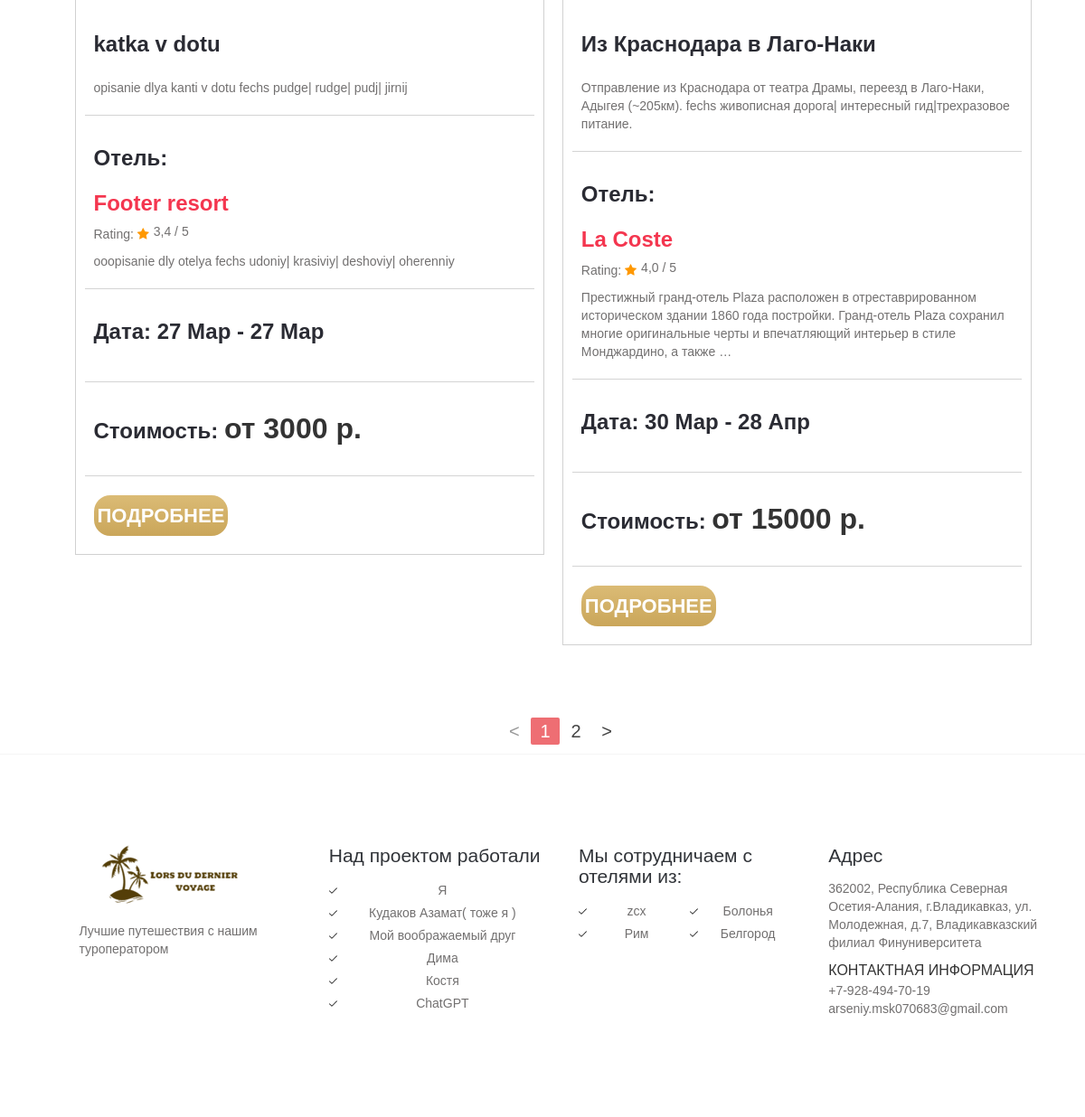
Page /tours/ (lower part) on the earlier database version.
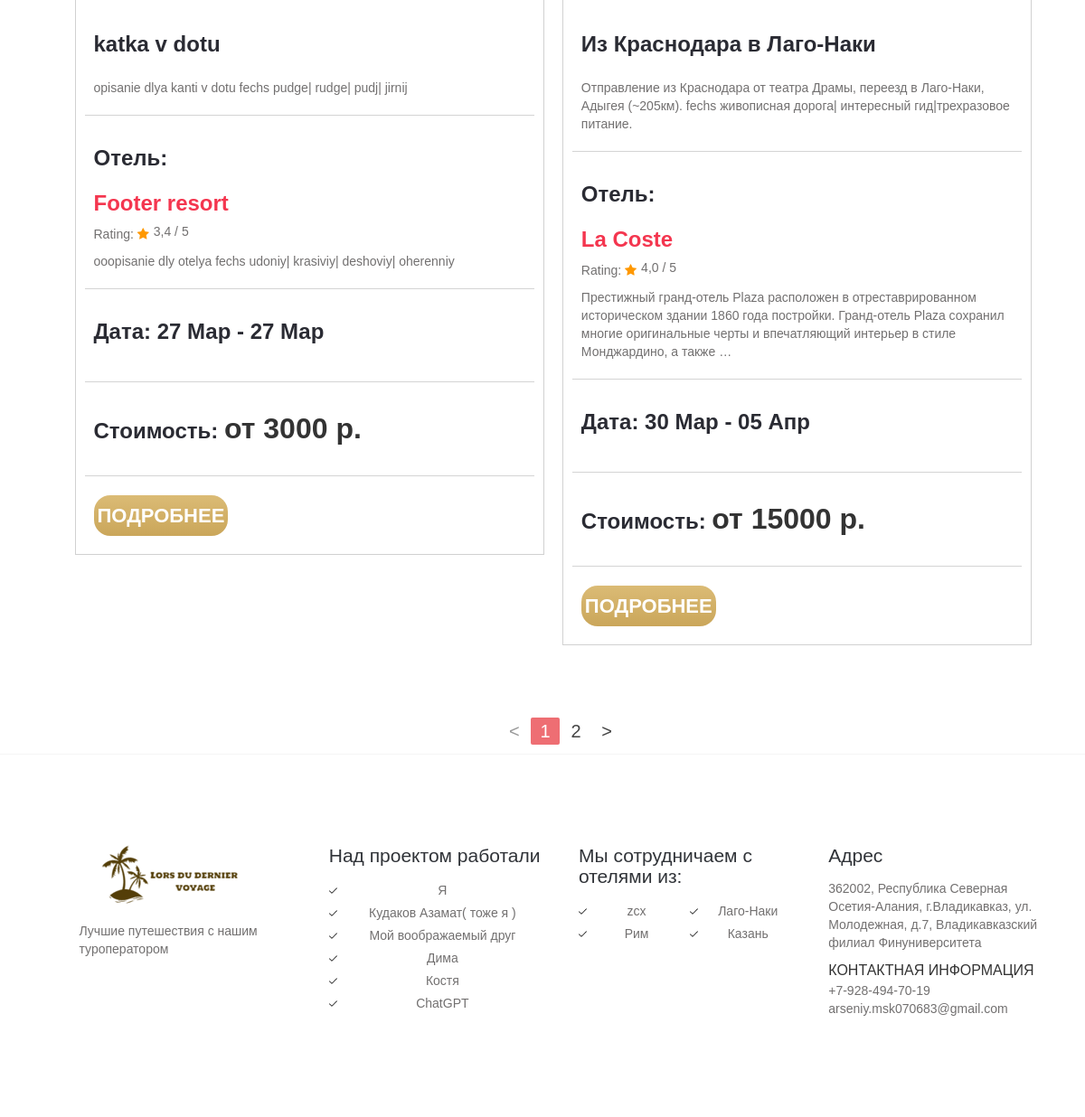
Same page on the later database version.
### tours/models.py (models this page shows, shortened)
class Tours(models.Model):
    name = models.CharField(max_length=255, verbose_name='Название')
    slug = models.SlugField(max_length=255, verbose_name='slug')
    description = models.TextField(verbose_name='Описание')
    city = models.CharField(max_length=255, verbose_name='Город/место')
    duration_days = models.IntegerField(verbose_name='длительность (дней)')
    max_adults = models.IntegerField(validators=[min_valid], verbose_name='максимум взрослых')
    max_kids = models.IntegerField(validators=[min_valid], verbose_name='масксимум детей')
    base_price = models.IntegerField(validators=[min_valid], verbose_name='Базовая стоимость')
    need_inter_pass = models.BooleanField(verbose_name='Нужен загранпаспорт')
    transit_in = models.OneToOneField(Transit, on_delete=models.PROTECT, related_name='transit_in_relate', verbose_name='Транспорт туда')
    transit_back = models.OneToOneField(Transit, on_delete=models.PROTECT, related_name='transit_back_relate', verbose_name='Транспорт обратно')
    main_image = models.ImageField(upload_to=tour_main_photo_location, verbose_name='Изображение', blank=True)
    hotel = models.ForeignKey(to=Hotels, on_delete=models.PROTECT, verbose_name='Отель')
    def get_absolute_url(self):
        return reverse('tour_details', kwargs={'tour_slug': self.slug})
    class Meta:
        ordering = ['name']
        verbose_name = 'Тур'
        verbose_name_plural = 'Туры'

class Hotels(models.Model):
    name = models.CharField(max_length=255, verbose_name='Название')
    slug = models.SlugField(max_length=255, verbose_name='slug')
    description = models.TextField(verbose_name='Описание')
    contact_info = models.CharField(max_length=100, verbose_name='Контактная информация')
    city = models.CharField(max_length=50, verbose_name='Город')
    rating = models.FloatField(validators=[min_valid], verbose_name='Рейтинг')
    food = models.CharField(max_length=50, verbose_name='Питание')
    main_image = models.ImageField(upload_to=hotel_main_photo_location, verbose_name='Изображение', blank=True)
    def get_absolute_url(self):
        return reverse('hotel_details', kwargs={'hotel_slug': self.slug})
    class Meta:
        ordering = ['name']
        verbose_name = 'Отель'
        verbose_name_plural = 'Отели'

class Transit(models.Model):
    transit_id = models.CharField(max_length=255, verbose_name='Идентификатор транспорта')
    start_place = models.CharField(max_length=255, verbose_name='Начальная точка')
    end_place = models.CharField(max_length=255, verbose_name='Конечная точка')
    start_datetime = models.DateTimeField(verbose_name='Начальное время')
    end_datetime = models.DateTimeField(verbose_name='Конечное время')
    class Meta:
        verbose_name = 'Транспорт'
        verbose_name_plural = 'Транспорт'

### tours/views.py (the view, shortened to what this page needs)
# urls.py: path('tours/', ToursView.as_view(), name='tours'),
class ToursView(DataMixin, ListView):
    paginate_by = 2
    model = Tours
    template_name = 'tours/tours.html'
    context_object_name = 'tours'
    def get_queryset(self):
        return Tours.objects.all().select_related('hotel').select_related('transit_in').select_related('transit_back')
    def get_context_data(self, *, object_list=None, **kwargs):
        context = super(ToursView, self).get_context_data(**kwargs)
        dop_context = {
            'title': 'Доступные туры'
        }
        c_def = self.get_user_context(**dop_context)
        context = dict(list(context.items()) + list(c_def.items()))
        return context

### tours/mixin.py (called while the page is built)
    def get_user_context(self, **kwargs):
        context = kwargs
        cities = Hotels.objects.all()[:6]
        context['cities'] = cities
        return context

### templates/tours/tours.html (shortened to what this page needs)
{% extends 'tours/base.html' %}
{% block content %}
		<div class="inn-body-section pad-bot-70">
			<div class="container">
				<div class="row">
                    {% for tour in tours %}
                        <div class="room room-1">
                            <div class="r2 r-com r-com-1">
                                <h3>{{ tour.name }}</h3>
                                <div class="r1-ratt"><p>{{ tour.description|truncatewords:25 }}</p></div>
                            </div>
                            <div class="r2 r-com r-com-1">
                                <h3>Отель:</h3>
                                <a href="{{ tour.hotel.get_absolute_url }}"><h4>{{ tour.hotel.name }}</h4></a>
                                <div class="r2-ratt"><p>Rating: <i class="fa fa-star"></i> <span>{{ tour.hotel.rating }} / 5 </span></p> </div>
                                <p>{{ tour.hotel.description|truncatewords:25 }}</p>
                            </div>
                            <div class="r3 r-com r-com-1">
                                <h3>Дата: {{ tour.transit_in.start_datetime|date:"d M" }} - {{ tour.transit_back.end_datetime|date:"d M" }}</h3>
                            </div>
                            <div class="r4 r-com r-com-1">
                                <h3>Стоимость: <span class="room-price-1">от {{ tour.base_price }} р.</span> </h3>
                            </div>
                            <div class="r5 r-com r-com-1 r5-1">
                                <a href="{{ tour.get_absolute_url }}" class="inn-room-book">Подробнее</a> </div>
                            </div>
                    {% endfor %}
				</div>
			</div>
        </div>
        <div>
            {% if page_obj.has_other_pages %}
                <ul class="pagination" style="text-align: center;">
                    {% if page_obj.has_previous %}
                        <li class="waves-effect"><a href="?page={{ page_obj.previous_page_number }}"><</a></li>
                    {% else %}
                        <li class="disabled"><a><</a></li>
                    {% endif %}
                    {% for p in paginator.page_range %}
                        {% if page_obj.number == p %}
                            <li class="active"><a>{{ p }}</a></li>
                        {% elif p >= page_obj.number|add:-2 and p <= page_obj.number|add:2 %}
                            <li class="waves-effect"><a href="?page={{ p }}">{{ p }}</a></li>
                        {% endif %}
                    {% endfor %}
                    {% if page_obj.has_next %}
                        <li class="waves-effect"><a href="?page={{ page_obj.next_page_number }}">></a></li>
                    {% else %}
                        <li class="disabled"><a>></a></li>
                    {% endif %}
                </ul>
            {% endif %}
        </div>
{% endblock %}

### templates/tours/base.html (shortened to what this page needs)
{% load static %}
<!DOCTYPE html>
<html lang="en">
<head>
	<link rel="stylesheet" href="{% static 'css/font-awesome.min.css' %}">
	<link href="{% static 'css/materialize.css' %}" rel="stylesheet">
	<link href="{% static 'css/style.css' %}" rel="stylesheet">
	<link href="{% static 'css/bootstrap.css' %}" rel="stylesheet" type="text/css" />
</head>
<body>
	<section class="{{ section_type }}">
        {% block content %}
        {% endblock content %}
	</section>
	<footer class="site-footer clearfix">
	<div class="sidebar-container">
		<div class="sidebar-inner">
			<div class="widget-area clearfix">
				<div class="widget widget_azh_widget">
					<div>
						<div class="container">
							<div class="row">
								<div class="col-sm-12 col-md-3 foot-logo"> <img src="{% static 'images/logo1.png' %}" alt="logo">
									<p class="hasimg">Лучшие путешествия с нашим туроператором</p>
								</div>
								<div class="col-sm-12 col-md-3">
									<h4>Над проектом работали</h4>
									<ul class="one-column">
										<li>Я</li>
										<li>Кудаков Азамат( тоже я )</li>
										<li>Мой воображаемый друг</li>
										<li>Дима</li>
										<li>Костя</li>
                                        <li>ChatGPT</li>
									</ul>
								</div>
								<div class="col-sm-12 col-md-3">
									<h4>Мы сотрудничаем с отелями из:</h4>
									<ul class="two-columns">
										{% for tour in cities %}
											<li><a href="{{ tour.get_absolute_url }}">{{ tour.city }}</a>
											</li>
										{% endfor %}
									</ul>
								</div>
								<div class="col-sm-12 col-md-3">
									<h4>Адрес</h4>
									<p>362002, Республика Северная Осетия-Алания, г.Владикавказ, ул. Молодежная, д.7, Владикавказский филиал Финуниверситета</p>
									<p> <span class="foot-phone">Контактная информация</span> <span>+7-928-494-70-19</span>
									<span>arseniy.msk070683@gmail.com</span> </p>
								</div>
							</div>
						</div>
					</div>
				</div>
			</div>
		</div>
	</div>
</footer>
</body>
</html>

### templates/tours/tours.html (style rules this page uses)
.inn-room-book { margin-top: 7%; text-align: center; padding: 7px 4px; color: #fff; text-transform: uppercase; font-weight: 600; font-family: 'Quicksand', sans-serif; border-radius: 18px; width: 100%; font-size: 22px; display: table-caption; background: #d0ae64; background: -webkit-linear-gradient(to right, #d6ae7b, #eacda3); background: linear-gradient(to top, #caa65a, #dbbb75); }

Differences in the rows shown:
changed Tours "Из Краснодара в Лаго-Наки": transit_back.end_datetime "28 Апр" → "05 Апр"
changed Hotels: city "Болонья" → "Лаго-Наки"
changed Hotels: city "Белгород" → "Казань"
